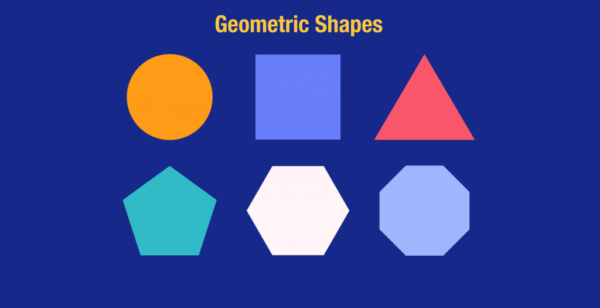
#> input picture geometric.png, 600 x 308 px
$ jupyter execute opencv_harris_corner.ipynb   (shell and % lines are left out)
#> lines starting #> are read from the running program, lines starting #| are printed output that depends on the picture
[cell 1]
from PIL import Image
import numpy as np
import cv2
import matplotlib.pyplot as plt

# Đọc và chuyển đổi ảnh sang grayscale
img = Image.open('geometric.png').convert('L')
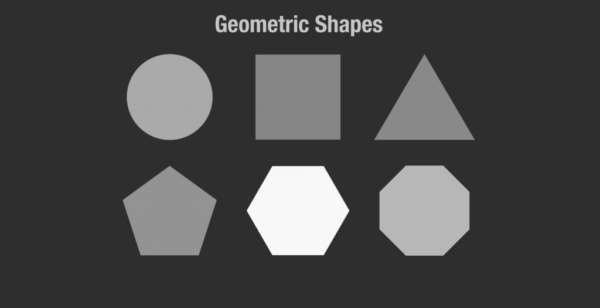
#> img: PIL image 600x308 L; min 45, max 248, mean 72.1
data = np.array(img)

# Phát hiện góc Harris
gray = np.float32(data)
dst = cv2.cornerHarris(gray, blockSize=2, ksize=3, k=0.001)
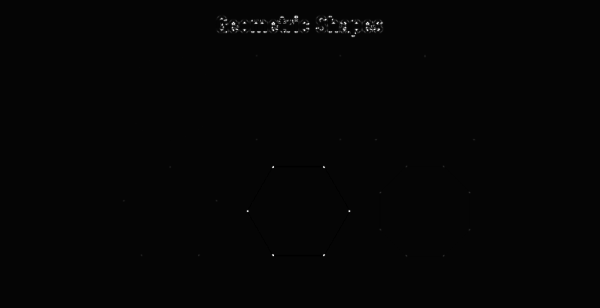
#> dst: shape (308, 600) float32; min -892644.3, max 38459360, mean 63376.2; drawn with min black and max white

# Làm nổi bật các góc
dst = cv2.dilate(dst, None)

# Lấy tọa độ các góc
coords = np.where(dst > 0.01 * dst.max())
#> coords = 3336 positions, rows 14 to 257, columns 122 to 476
coords = list(zip(coords[1], coords[0]))
#> coords = 3336 pairs, first value 122 to 476, second value 14 to 257

# Hiển thị kết quả
plt.figure(figsize=(15, 5))

plt.subplot(1, 3, 1)
plt.imshow(data, cmap='gray')
plt.title('Ảnh gốc')
plt.axis('off')

plt.subplot(1, 3, 2)
plt.imshow(dst, cmap='hot')
plt.title('Harris Response')
plt.axis('off')

plt.subplot(1, 3, 3)
plt.imshow(data, cmap='gray')
plt.plot([p[0] for p in coords], [p[1] for p in coords], 'r.', markersize=8)
plt.title(f'Detected Corners ({len(coords)} corners)')
plt.axis('off')

plt.tight_layout()
plt.show()
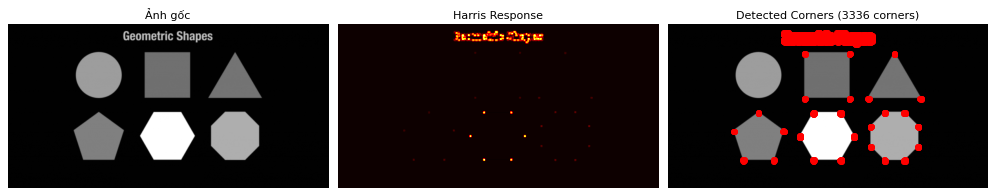
#> figure drawn by matplotlib, 3 panels

print(f'Số góc được phát hiện: {len(coords)}')
#| Số góc được phát hiện: 3336
